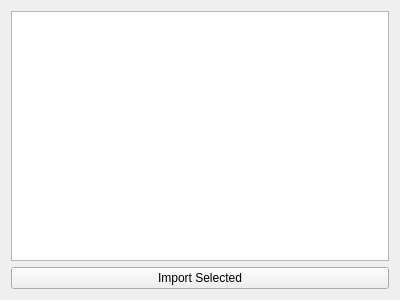
<?xml version="1.0" encoding="UTF-8"?>
<ui version="4.0">
 <class>Form</class>
 <widget class="QWidget" name="Form">
  <property name="geometry">
   <rect>
    <x>0</x>
    <y>0</y>
    <width>400</width>
    <height>300</height>
   </rect>
  </property>
  <property name="windowTitle">
   <string>Form</string>
  </property>
  <layout class="QGridLayout" name="gridLayout">
   <item row="0" column="0">
    <widget class="QListWidget" name="list_data"/>
   </item>
   <item row="1" column="0">
    <widget class="QPushButton" name="btn_import_data">
     <property name="text">
      <string>Import Selected</string>
     </property>
    </widget>
   </item>
  </layout>
 </widget>
 <resources/>
 <connections/>
</ui>
